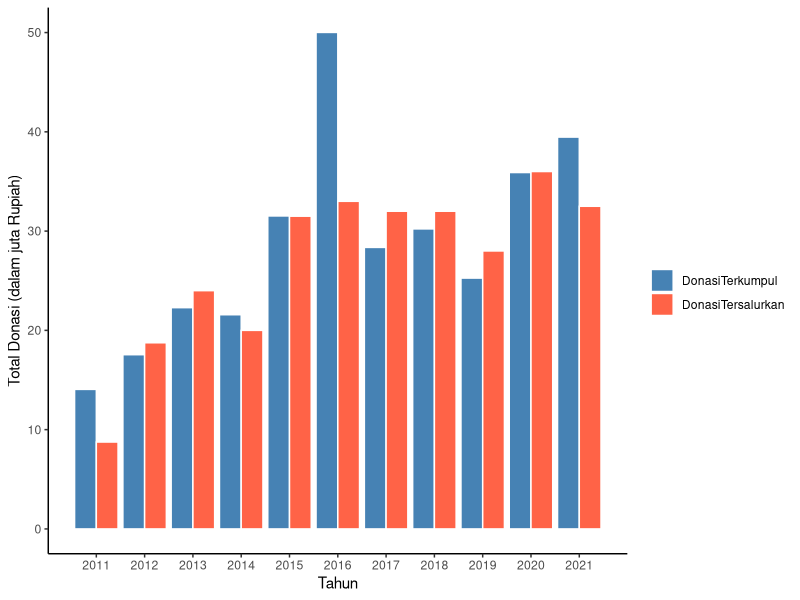
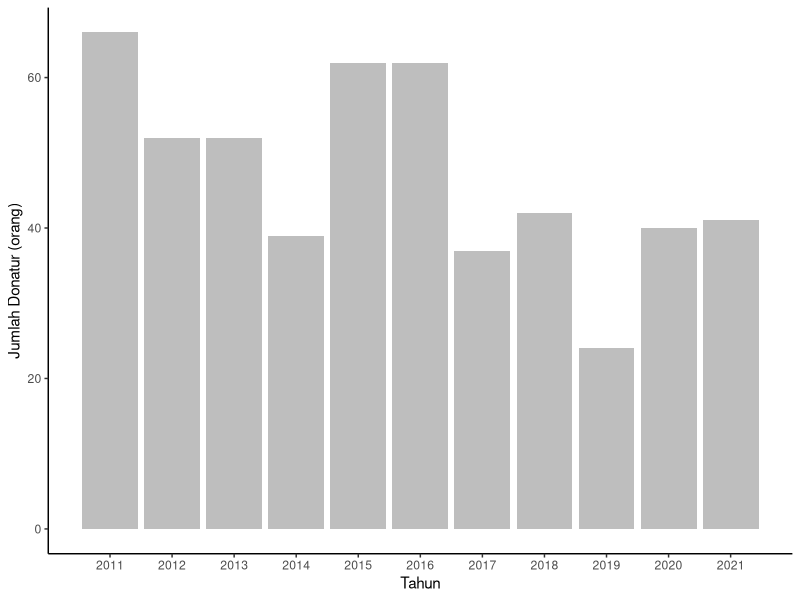

Write the R code that produced these figures, in order.
# set path
library(rstudioapi)
setwd(dirname(getActiveDocumentContext()$path))

# lib
library(tidyverse)
library(reshape2)

# load data
stat2021 <- read_csv('data/stat2021.csv')

# show total donasi in juta rupiah
stat2021[,2:3] <- stat2021[,2:3] / 1e6

# plot donasi
fig_donasi <- ggplot(data = melt(stat2021[,1:3], id = "Tahun")) +
  geom_bar(mapping = aes(x = Tahun, y = value, fill = variable), 
           color = "white",
           stat = "identity", position = position_dodge()) +
  scale_fill_manual(name = "", values = c("steelblue", "tomato")) +
  scale_x_continuous(breaks = stat2021$Tahun) +
  # labs("") +
  ylab("Total Donasi (dalam juta Rupiah)") +
  theme_classic()

# plot jumlah donatur
fig_donatur <- ggplot(data = stat2021) +
  geom_bar(mapping = aes(x = Tahun, y = JumlahDonatur), stat = "identity", fill = 'grey') +
  scale_x_continuous(breaks = stat2021$Tahun) +
  ylab("Jumlah Donatur (orang)") +
  theme_classic()

# save figs
w <- 8 # set fig width in inch

png(file = "fig/donasi.png",
    width = w, height = w/1.5, units = 'in', res = 300)#, 
    # useDingbats = F) 
fig_donasi
dev.off() 

png(file = "fig/donatur.png",
    width = w, height = w/1.5, units = 'in', res = 300)#, 
    # useDingbats = F) 
fig_donatur
dev.off() 
